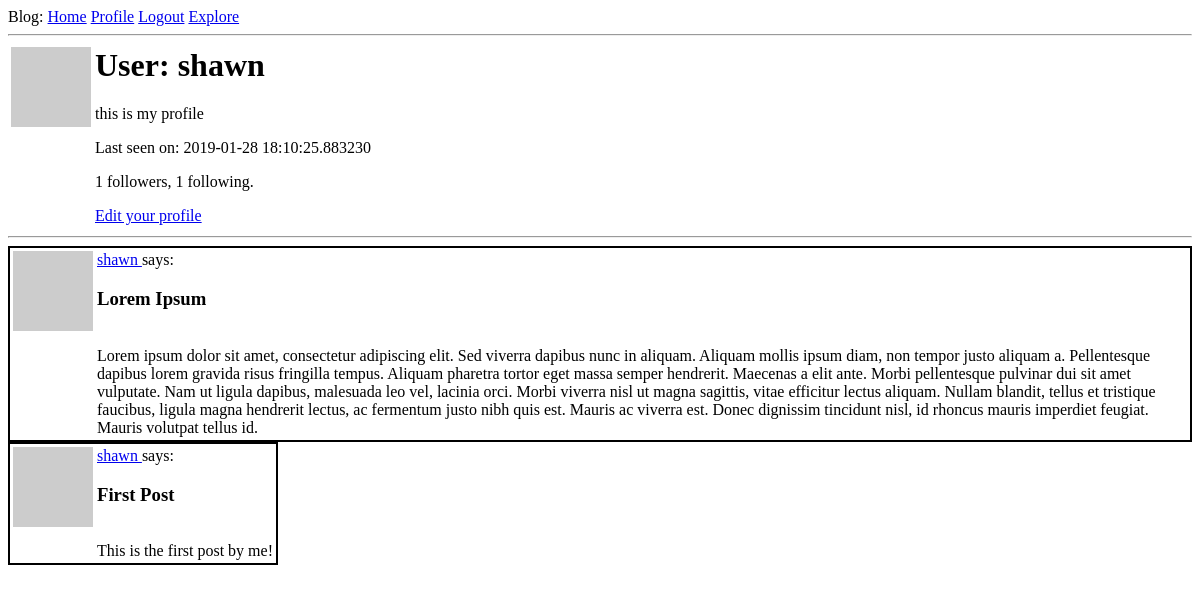
The app's page /user/shawn (signed in), older data.
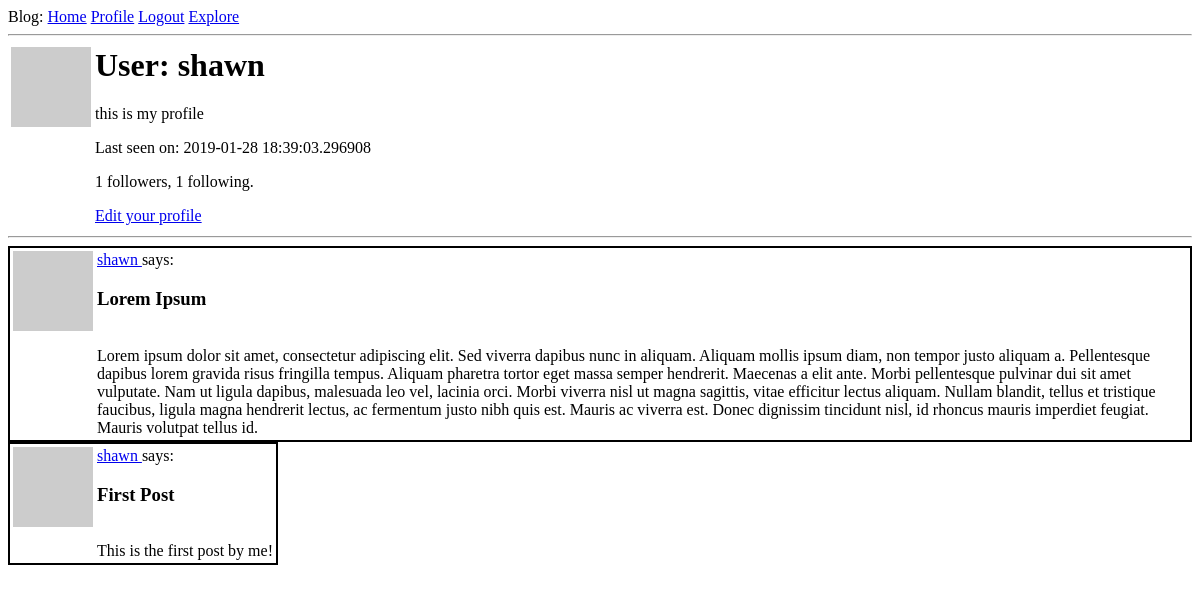
The same page, newer data.
### app/models.py (models this page shows, shortened)
class User(UserMixin, db.Model):
    id = db.Column(db.Integer, primary_key=True)
    username = db.Column(db.String(64), index=True, unique=True)
    email = db.Column(db.String(120), index=True, unique=True)
    password_hash = db.Column(db.String(128))
    posts = db.relationship('Post', backref='author', lazy='dynamic')
    about_me = db.Column(db.String(140))
    last_seen = db.Column(db.DateTime, default=datetime.utcnow)
    followed = db.relationship(
        'User', secondary=followers,
        primaryjoin=(followers.c.follower_id == id),
        secondaryjoin=(followers.c.followed_id == id),
        backref=db.backref('followers', lazy='dynamic'), lazy='dynamic'
    )
    def avatar(self, size):
        digest = md5(self.email.lower().encode('utf-8')).hexdigest()
        return 'https://www.gravatar.com/avatar/{}?d=identicon&s={}'.format(
            digest, size)

class Post(db.Model):
    id = db.Column(db.Integer, primary_key=True)
    title = db.Column(db.String(140))
    body = db.Column(db.String(1000))
    timestamp = db.Column(db.DateTime, index=True, default=datetime.utcnow)
    user_id = db.Column(db.Integer, db.ForeignKey('user.id'))

### app/routes.py (the view)
@app.route('/user/<username>')
@login_required
def user(username):
    user = User.query.filter_by(username=username).first_or_404()
    page = request.args.get('page', 1, type=int)
    posts = user.posts.order_by(Post.timestamp.desc()).paginate(page, app.config['POSTS_PER_PAGE'], False)
    next_url = url_for('user', username=user.username, page=posts.next_num) if posts.has_next else None
    prev_url = url_for('user', username=user.username, page=posts.prev_num) if posts.has_prev else None
    return render_template('user.html', user=user, posts=posts.items, next_url=next_url, prev_url=prev_url)

### app/models.py (called while the page is built)
@login.user_loader
def load_user(id):
    return User.query.get(int(id))

### app/routes.py (called while the page is built)
@app.before_request
def before_request():
    if current_user.is_authenticated:
        current_user.last_seen = datetime.utcnow()
        db.session.commit()

### app/templates/user.html (shortened to what this page needs)
{% extends "base.html" %}
{% block content %}
  <table>
    <tr valign="top">
      <td><img src="{{ user.avatar(128) }}"></td>
      <td>
        <h1>User: {{ user.username }}</h1>
        {% if user.about_me %}<p>{{ user.about_me }}</p>{% endif %}
        {% if user.last_seen %}<p>Last seen on: {{ user.last_seen }}</p>{% endif %}
        <p>{{ user.followers.count() }} followers, {{ user.followed.count() }} following.</p>
        {% if user == current_user %}
        <p><a href="{{ url_for('edit_profile') }}">Edit your profile</a></p>
        {% elif not current_user.is_following(user) %}
        <p><a href="{{ url_for('follow', username=user.username) }}">Follow</a></p>
        {% else %}
        <p><a href="{{ url_for('unfollow', username=user.username) }}">Unfollow</a></p>
        {% endif %}
      </td>
    </tr>
  </table>
  <hr>
  {% for post in posts %}
    {% include '_post.html' %}
  {% endfor %}
{% endblock %}

### app/templates/base.html (shortened to what this page needs)
<html>
  <head>
  </head>
  <body>
    <div>
      Blog:
      <a href="{{ url_for('index') }}">Home</a>
      {% if current_user.is_anonymous %}
      <a href="{{ url_for('login') }}">Login</a>
      {% else %}
      <a href="{{ url_for('user', username=current_user.username) }}">Profile</a>
      <a href="{{ url_for('logout') }}">Logout</a>
      {% endif %}
      <a href="{{ url_for('explore') }}">Explore</a>
    </div>
    <hr>
    {% block content %}{% endblock %}
  </body>
</html>

### app/templates/_post.html
<table style="border: 2px solid black;">
  <tr valign="top">
    <td><img src="{{ post.author.avatar(36) }}"></td>
    <td>
      <a href="{{ url_for('user', username=post.author.username) }}">
        {{ post.author.username }}
      </a>
      says: <h3>{{ post.title }}</h3><br>{{ post.body }}
    </td>
  </tr>
</table>

Row changes from the older to the newer data that the page shows:
changed User "shawn": last_seen "2019-01-28 18:10:25.883230" → "2019-01-28 18:39:03.296908"
